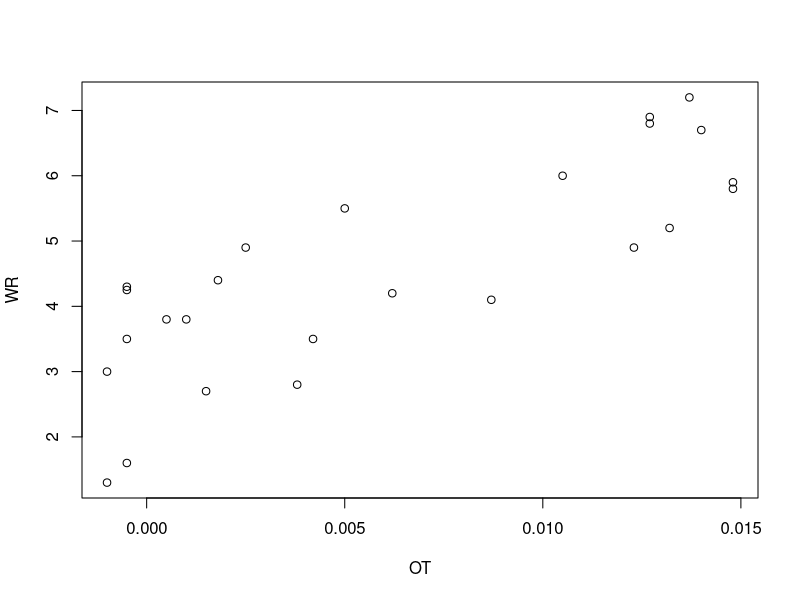

R code for this plot:
OT =c(-0.0010,-0.0010,-0.0005,-0.0005,-0.0005,-0.0005,0.0005,0.0010,0.0015,0.0018,0.0025,0.0038,0.0042,0.0050,0.0062,0.0087,0.0105,0.0123,0.0127,0.0127,0.0132,0.0137,0.0140,0.0148,0.0148)
WR =c(1.30,3.00,1.60,3.50,4.25,4.30,3.80,3.80,2.70,4.40,4.90,2.80,3.50,5.50,4.20,4.10,6.00,4.90,6.80,6.90,5.20,7.20,6.70,5.80,5.90)

plot(OT,WR)
